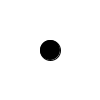
Frame 1 (no input)
Frame 60 (the mouse pressed at the canvas centre just before this capture): identical to frame 1, image omitted
Frame 120 (the mouse held since frame 60 and released just before this capture): identical to frame 1, image omitted

The Processing sketch that drew this single still picture (run headless with seeded random() and noise(); from frame 60 on, the mouse is pressed at the canvas centre):

// Processing sketch: CHAMANDO_FUN__ES
// ── CHAMANDO_FUN__ES.pde
void setup(){
 size(100,100); 
}

void draw(){
 background(255);
 drawBlackCircle();
}

void drawBlackCircle(){
 fill(0);
 ellipse(50, 50, 20, 20);
}
